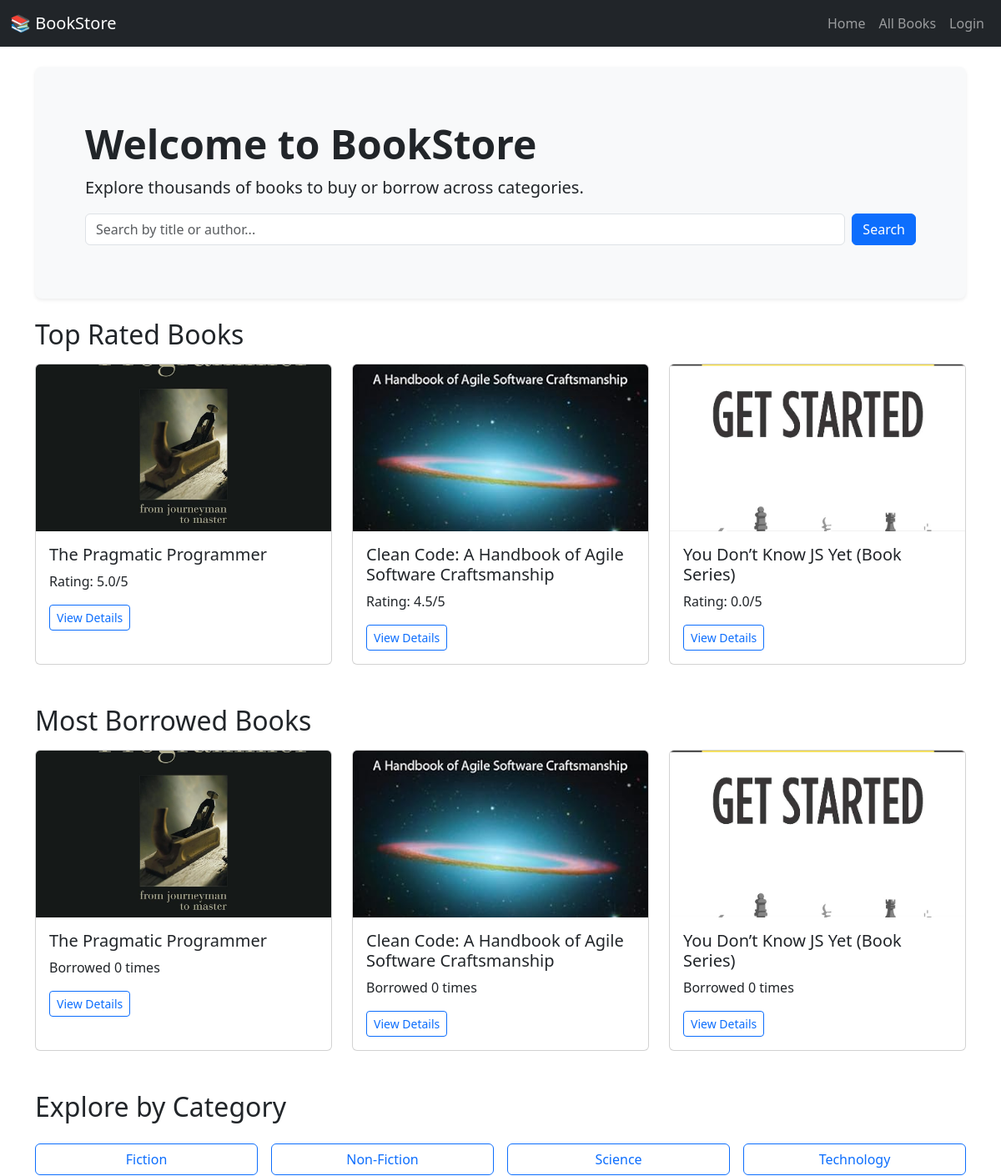
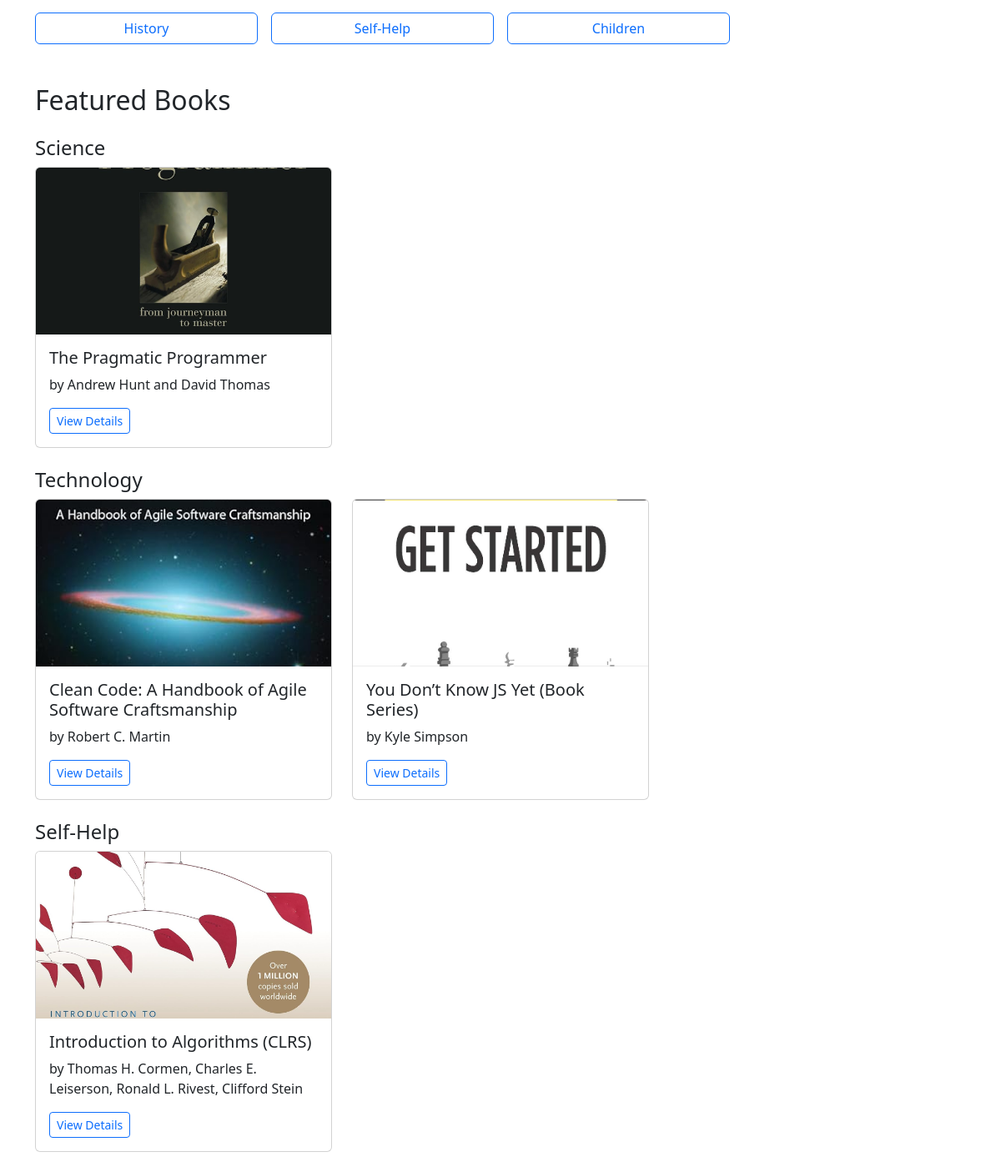
The page / on the database its author committed (2 pictures, top to bottom).
### books/models.py (models this page shows, shortened)
class Book(models.Model):
    SELL = 'sell'
    BORROW = 'borrow'
    BOTH = 'both'
    BOOK_TYPE_CHOICES = [
        (SELL, 'For Sale'),
        (BORROW, 'For Borrowing'),
        (BOTH, 'For Sale & Borrowing'),
    ]
    title = models.CharField(max_length=200)
    category = models.ForeignKey(Category, on_delete=models.SET_NULL, null=True)
    author = models.CharField(max_length=100)
    description = models.TextField()
    image = models.ImageField(upload_to='book_images/')
    price = models.DecimalField(max_digits=6, decimal_places=2, null=True, blank=True)
    stock = models.PositiveIntegerField(default=0)
    book_type = models.CharField(max_length=10, choices=BOOK_TYPE_CHOICES, default=SELL)
    created_at = models.DateTimeField(auto_now_add=True)

class Category(models.Model):
    name = models.CharField(max_length=100)

### books/views.py (the view)
# urls.py: path('', views.home_view, name='home'),
def home_view(request):
    categories = Category.objects.all()
    featured_books = {}
    for category in categories:
        books = Book.objects.filter(category=category)[:3]
        if books:
            featured_books[category] = books
    top_rated_books = Book.objects.annotate(avg_rating=Avg('reviews__rating')).order_by('-avg_rating')[:3]
    most_borrowed_books = Book.objects.annotate(
        borrows=Count('orders', filter=Q(orders__order_type='borrow'))
    ).order_by('-borrows')[:3]
    return render(request, 'home.html', {
        'categories': categories,
        'featured_books': featured_books,
        'top_rated_books': top_rated_books,
        'most_borrowed_books': most_borrowed_books,
    })

### templates/home.html (shortened to what this page needs)
{% extends 'base.html' %}
{% load static %}
{% block content %}
<div class="p-5 mb-4 bg-light rounded-3 shadow-sm">
  <div class="container-fluid py-3">
    <h1 class="display-5 fw-bold">Welcome to BookStore</h1>
    <p class="col-md-8 fs-5">Explore thousands of books to buy or borrow across categories.</p>
    <form class="d-flex mt-3" action="{% url 'book_list' %}" method="get">
      <input class="form-control me-2" type="search" name="search" placeholder="Search by title or author..." aria-label="Search">
      <button class="btn btn-primary" type="submit">Search</button>
    </form>
  </div>
</div>
<h2 class="mb-3">Top Rated Books</h2>
<div class="row row-cols-1 row-cols-sm-2 row-cols-md-3 g-4 mb-5">
  {% for book in top_rated_books %}
    <div class="col animate__animated animate__fadeIn">
      <div class="card h-100">
        <img src="{{ book.image.url }}" class="card-img-top" alt="{{ book.title }}" style="height: 200px; object-fit: cover;">
        <div class="card-body">
          <h5 class="card-title">{{ book.title }}</h5>
          <p class="card-text">Rating: {{ book.avg_rating|default:0|floatformat:1 }}/5</p>
          <a href="{% url 'book_detail' book.id %}" class="btn btn-outline-primary btn-sm">View Details</a>
        </div>
      </div>
    </div>
  {% endfor %}
</div>
<h2 class="mb-3">Most Borrowed Books</h2>
<div class="row row-cols-1 row-cols-sm-2 row-cols-md-3 g-4 mb-5">
  {% for book in most_borrowed_books %}
    <div class="col animate__animated animate__fadeIn">
      <div class="card h-100">
        <img src="{{ book.image.url }}" class="card-img-top" alt="{{ book.title }}" style="height: 200px; object-fit: cover;">
        <div class="card-body">
          <h5 class="card-title">{{ book.title }}</h5>
          <p class="card-text">Borrowed {{ book.borrows }} time{{ book.borrows|pluralize }}</p>
          <a href="{% url 'book_detail' book.id %}" class="btn btn-outline-primary btn-sm">View Details</a>
        </div>
      </div>
    </div>
  {% endfor %}
</div>
<h2 class="mb-4">Explore by Category</h2>
<div class="row row-cols-2 row-cols-md-4 g-3 mb-5">
  {% for category in categories %}
    <div class="col">
      <a href="{% url 'books_by_category' category.id %}" class="btn btn-outline-primary w-100">
        {{ category.name }}
      </a>
    </div>
  {% endfor %}
</div>
<h2 class="mb-4">Featured Books</h2>
{% for category, books in featured_books.items %}
  <h4 class="mt-4">{{ category.name }}</h4>
  <div class="row row-cols-1 row-cols-sm-2 row-cols-md-3 g-4 mb-4">
    {% for book in books %}
      <div class="col animate__animated animate__fadeIn">
        <div class="card h-100">
          <img src="{{ book.image.url }}" class="card-img-top" alt="{{ book.title }}" style="height: 200px; object-fit: cover;">
          <div class="card-body">
            <h5 class="card-title">{{ book.title }}</h5>
            <p class="card-text">by {{ book.author }}</p>
            <a href="{% url 'book_detail' book.id %}" class="btn btn-outline-primary btn-sm">View Details</a>
          </div>
        </div>
      </div>
    {% endfor %}
  </div>
{% empty %}
  <div class="alert alert-info">No books available.</div>
{% endfor %}
{% endblock %}

### templates/base.html (shortened to what this page needs)
<!DOCTYPE html>
{% load static %}
<html lang="en">
<head>
    <link href="https://cdn.jsdelivr.net/npm/bootstrap@5.3.3/dist/css/bootstrap.min.css" rel="stylesheet">
    <link rel="stylesheet" href="https://cdnjs.cloudflare.com/ajax/libs/animate.css/4.1.1/animate.min.css"/>
</head>
<body>
<nav class="navbar navbar-expand-lg navbar-dark bg-dark mb-4">
  <div class="container-fluid">
    <a class="navbar-brand" href="{% url 'home' %}">📚 BookStore</a>
    <ul class="navbar-nav ms-auto">
      <li class="nav-item"><a class="nav-link" href="{% url 'home' %}">Home</a></li>
      <li class="nav-item"><a class="nav-link" href="{% url 'book_list' %}">All Books</a></li>
      {% if user.is_authenticated %}
        <li class="nav-item"><a class="nav-link" href="{% url 'my_orders' %}">My Orders</a></li>
        <li class="nav-item"><a class="nav-link" href="{% url 'logout' %}">Logout</a></li>
      {% else %}
        <li class="nav-item"><a class="nav-link" href="{% url 'login' %}">Login</a></li>
      {% endif %}
    </ul>
  </div>
</nav>
<div class="container">
    {% block content %}{% endblock %}
</div>
</body>
</html>

### rows shown on the page
Book: image (picture), title "The Pragmatic Programmer", avg_rating "5.0", borrows "0", author "Andrew Hunt and David Thomas"
Book: image (picture), title "Clean Code: A Handbook of Agile Software Craftsmanship", avg_rating "4.5", borrows "0", author "Robert C. Martin"
Book: image (picture), title "You Don’t Know JS Yet (Book Series)", avg_rating "0.0", borrows "0", author "Kyle Simpson"
Category: name "Fiction"
Category: name "Non-Fiction"
Category: name "Science"
Category: name "Technology"
Category: name "History"
Category: name "Self-Help"
Category: name "Children"
Book: image (picture), title "Introduction to Algorithms (CLRS)", author "Thomas H. Cormen, Charles E. Leiserson, Ronald L. Rivest, Clifford Stein"
